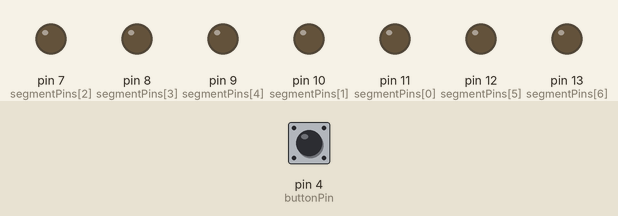
Simulated run of this sketch. Board: Arduino Uno, built with avr-gcc and run on an emulated ATmega328P. Parts: output pins drawn as LEDs (lit = HIGH). Dashed ring = blinking. The test bench sets the inputs (shaded band); at power-on: pin 4 (buttonPin) HIGH. Random numbers use the default seed unless the sketch sets one.

Above: at 1.2 s.
1.3 s: pin 4 (buttonPin) pulled LOW for 0.15 s
At 3.4 s:
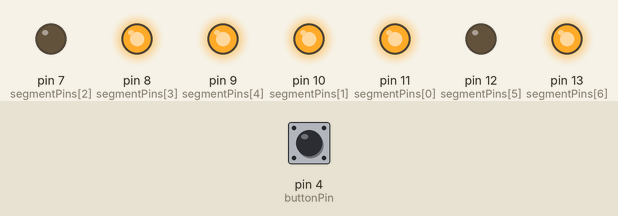
4.3 s: pin 4 (buttonPin) pulled LOW for 3.2 s
At 8.4 s:
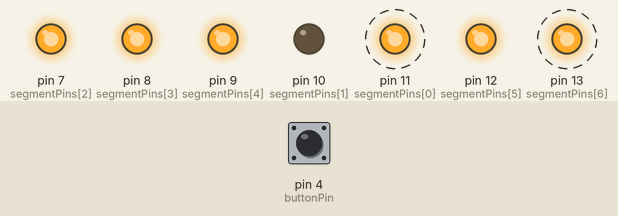
9.3 s: pin 4 (buttonPin) pulled LOW for 1 s
At 11.8 s:
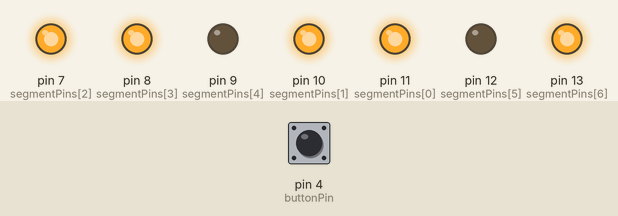
12.3 s: pin 4 (buttonPin) pulled LOW for 0.15 s
At 14.1 s:
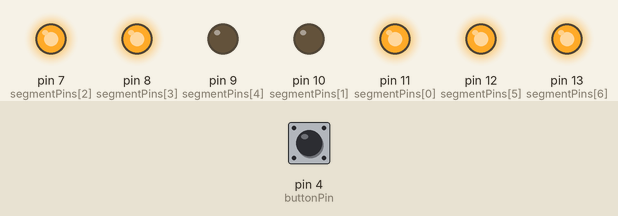
15.3 s: pin 4 (buttonPin) pulled LOW for 3.2 s
At 19.1 s:
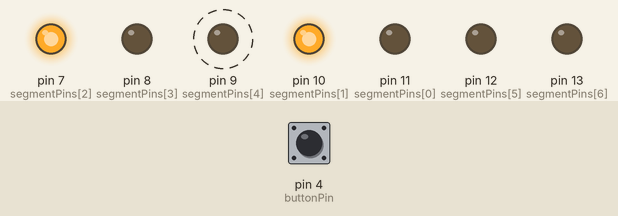
Timing chart, 0 to 20.6 s (numbered marks = the images above; inputs shaded):
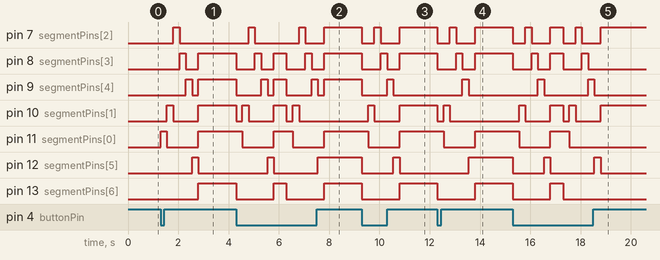

Measured:
- after the input at 1.3 s, pin 7 (segmentPins[2]): LOW → HIGH after 0.50 s, → LOW 0.25 s later; pin 8 (segmentPins[3]): LOW → HIGH after 0.75 s, → LOW 0.25 s later, → HIGH 0.50 s later
- after the input at 4.3 s, pin 7 (segmentPins[2]): goes HIGH 0.25 s, LOW 1.8 s, HIGH 0.25 s, LOW 0.75 s, then HIGH, starting after 0.50 s; pin 8 (segmentPins[3]): HIGH → LOW at once, → HIGH 0.75 s later, → LOW 0.25 s later, → HIGH 0.50 s later, … (8 changes in this stretch)
- after the input at 9.3 s, pin 7 (segmentPins[2]): HIGH → LOW at once, → HIGH 0.50 s later, → LOW 0.25 s later, → HIGH 0.75 s later; pin 8 (segmentPins[3]): HIGH → LOW at once, → HIGH 0.75 s later, → LOW 0.25 s later, → HIGH 0.50 s later
- after the input at 12.3 s, pin 7 (segmentPins[2]): HIGH → LOW at once, → HIGH 0.50 s later, → LOW 0.25 s later, → HIGH 0.75 s later; pin 8 (segmentPins[3]): HIGH → LOW at once, → HIGH 0.75 s later, → LOW 0.25 s later, → HIGH 0.50 s later
- after the input at 15.3 s, pin 7 (segmentPins[2]): HIGH → LOW at once, → HIGH 0.50 s later, → LOW 0.25 s later, → HIGH 0.75 s later, … (8 changes in this stretch); pin 8 (segmentPins[3]): goes LOW 0.75 s, HIGH 0.25 s, LOW 0.50 s, HIGH 0.50 s, LOW 0.75 s, HIGH 0.25 s, then LOW, starting at once

The sketch:

seven_segment_display_dice.ino
```cpp
#define buttonPin 4
//                  a,b, c,d,e,f, g
int segmentPins[] = {11,10,7,8,9,12,13};

//byte digits[10][8] ={
//  //  a  b  c  d  e  f  g  .
//  { 1, 1, 1, 1, 1, 1, 0, 0}, // 0
//  { 0, 1, 1, 0, 0, 0, 0, 0}, // 1
//  { 1, 1, 0, 1, 1, 0, 1, 0}, // 2
//  { 1, 1, 1, 1, 0, 0, 1, 0}, // 3
//  { 0, 1, 1, 0, 0, 1, 1, 0}, // 4
//  { 1, 0, 1, 1, 0, 1, 1, 0}, // 5
//  { 1, 0, 1, 1, 1, 1, 1, 0}, // 6
//  { 1, 1, 1, 0, 0, 0, 0, 0}, // 7
//  { 1, 1, 1, 1, 1, 1, 1, 0}, // 8
//  { 1, 1, 1, 1, 0, 1, 1, 0} //  9
//  };

  byte digits[10][7] ={
  //  a  b  c  d  e  f  g  .
  { 1, 1, 1, 1, 1, 1, 0}, // 0
  { 0, 1, 1, 0, 0, 0, 0}, // 1
  { 1, 1, 0, 1, 1, 0, 1}, // 2
  { 1, 1, 1, 1, 0, 0, 1}, // 3
  { 0, 1, 1, 0, 0, 1, 1}, // 4
  { 1, 0, 1, 1, 0, 1, 1}, // 5
  { 1, 0, 1, 1, 1, 1, 1}, // 6
  { 1, 1, 1, 0, 0, 0, 0}, // 7
  { 1, 1, 1, 1, 1, 1, 1}, // 8
  { 1, 1, 1, 1, 0, 1, 1} //  9
  };


byte spinDigits [6][8] = {
  //  a  b  c  d  e  f  g
  { 1, 0, 0, 0, 0, 0, 0, 0}, // a
  { 0, 1, 0, 0, 0, 0, 0, 0}, // b
  { 0, 0, 1, 0, 0, 0, 0, 0}, // c
  { 0, 0, 0, 1, 0, 0, 0, 0}, // d
  { 0, 0, 0, 0, 1, 0, 0, 0}, // e
  { 0, 0, 0, 0, 0, 1, 0, 0}  // f
};


void setup() {
  // put your setup code here, to run once:

  for(int i =0 ; i < 8; i++){
     pinMode(segmentPins[i],OUTPUT);
     digitalWrite(segmentPins[i],LOW);
    }

    Serial.begin(9600);
    pinMode(buttonPin, INPUT_PULLUP);
}

void loop() {
  // put your main code here, to run repeatedly:


    if(digitalRead(buttonPin) == LOW){
        spin();
        roll();
        delay(500);
      }

}

 void roll(){
  int roll = random(1,7);
  updateDisplay(roll);
  }

  void spin(){
      for(int j=0; j< 6; j++){
          for(int i =0 ;i<7 ;i++){
             digitalWrite(segmentPins[i],spinDigits[j][i]);
            }
            delay(250);
        }
    }


 void updateDisplay(int value){
     setSegment(value);
  }

 void setSegment(int value){
  for(int i=0; i< 7;i++){
     digitalWrite(segmentPins[i], digits[value][i]);
    }
  }
```
